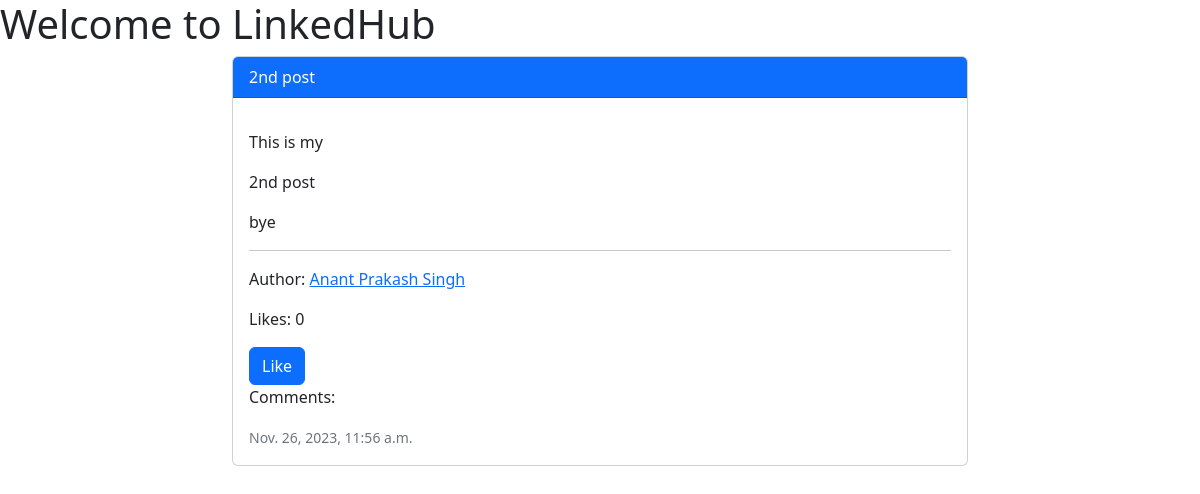
/post/2/ (signed in), run on the app's committed database.
### post/models.py (models this page shows, shortened)
class Post(models.Model):
    post_id = models.AutoField(primary_key=True)
    title = models.CharField(max_length=200)
    content = models.TextField()
    author_id = models.CharField(max_length=100)
    likes = models.IntegerField(default=0)
    comments = models.IntegerField(default=0)
    timestamp = models.DateTimeField(auto_now_add=True)

### home/models.py (models this page shows, shortened)
class UserProfile(models.Model):
    username = models.CharField(max_length=100)
    name = models.CharField(max_length=100)
    profile_pic = models.TextField(blank=True)
    bio = models.TextField(blank=True)

### post/views.py (the view)
# urls.py: path('<int:post_id>/', views.view_post, name='view_post'),
@login_required
def view_post(request, post_id):
    post = Post.objects.get(post_id=post_id)
    author = UserProfile.objects.get(username=post.author_id)
    comments = Comment.objects.raw(f'SELECT * FROM post_comment WHERE post_id={post_id} ORDER BY likes DESC')
    return render(request, 'view_post.html', {'post': post, 'author': author, 'comments': comments})

### templates/view_post.html (shortened to what this page needs)
<!DOCTYPE html>
<html lang="en">
<head>
    <link rel="stylesheet" href="https://cdn.jsdelivr.net/npm/bootstrap@5.2.3/dist/css/bootstrap.min.css">
</head>
<body>
    <h1>Welcome to LinkedHub</h1>
    <div class="container">
        <div class="row justify-content-center">
            <div class="col-md-8">
                <div class="card">
                    <div class="card-header bg-primary text-white">{{ post.title }}</div>
                    <div class="card-body">
                        <p class="card-text">{{ post.content|linebreaks }}</p>
                        <hr>
                        <p class="card-text">Author: <a href="/{{ post.author_id }}">{{ author.name }}</a></p>
                        <p class="card-text">Likes: <span id="likes">{{ post.likes }}</span></p>
                        <button id="likeBtn" class="btn btn-primary" onclick="likePost()">Like</button>
                        <p class="card-text">Comments:</p>
                        <p class="card-text"><small class="text-muted">{{ post.timestamp }}</small></p>
                    </div>
                </div>
            </div>
        </div>
    </div>
</body>
</html>

### data on the page
Post: title "2nd post", content "This is my 2nd post bye", likes "0", timestamp "Nov. 26, 2023, 11:56 a.m."
UserProfile: name "Anant Prakash Singh"
